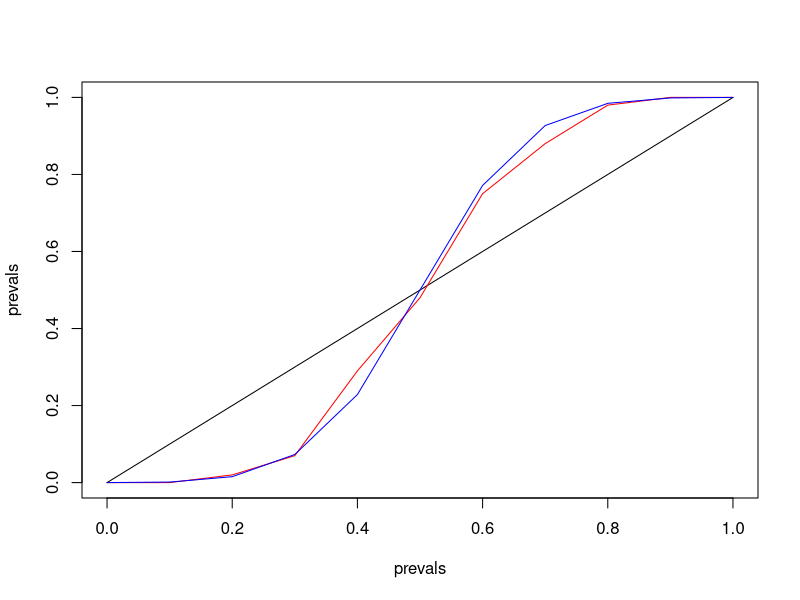

The R source for this figure:

prevals <- seq(0,1,0.1)
y <- vector()
for(k in 1:length(prevals)){

popSize = 1000
groupSize = 10
pop = 1:popSize
spl <- list()
i=1
while(length(pop) > 0){
	s = sample(1:length(pop), groupSize)
	spl[[i]] <- pop[s]
	pop = pop[-s]
	i=i+1
}


prevalW = prevals[k]
pop.behav = c(rep("W", popSize*prevalW), rep("E", (popSize-(popSize*prevalW))))

for(i in 1:length(spl)){
	if(length(which(pop.behav[spl[[i]]] == "W")) > 5){
		pop.behav[spl[[i]]] <- rep("W", 10)
	}
	if(length(which(pop.behav[spl[[i]]] == "W")) < 5){
		pop.behav[spl[[i]]] <- rep("E", 10)
	}
	if(length(which(pop.behav[spl[[i]]] == "W")) == 5){
		pop.behav[spl[[i]]] <- rep(sample(c("W","E"),1), 10)
	} 
}


y[k] = length(which(pop.behav == "W")) / popSize

}



lambda=3
yy = ((prevals/(1-prevals))^lambda) / (1+((prevals/(1-prevals))^lambda))
yy[length(yy)] <- 1

plot(prevals, prevals, type='l')
points(prevals, y, type='l', col="red")
points(prevals, yy, type='l', col="blue")

